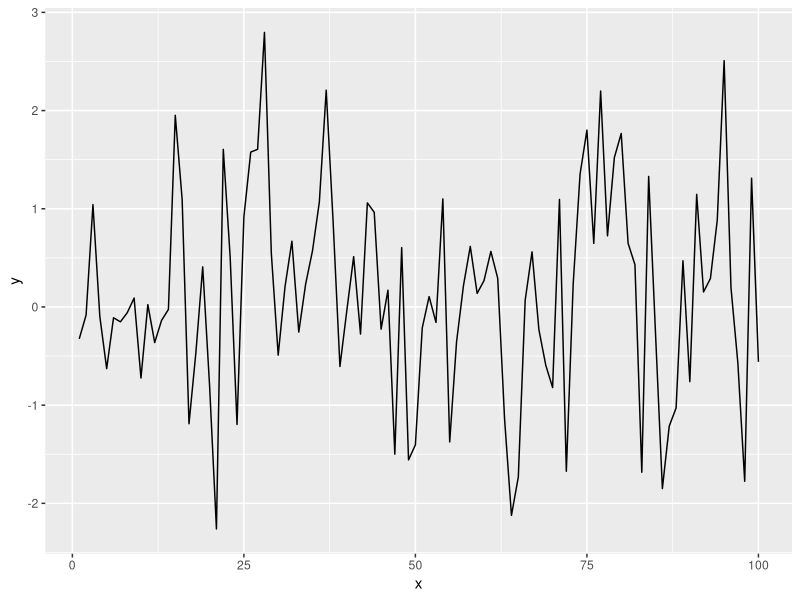
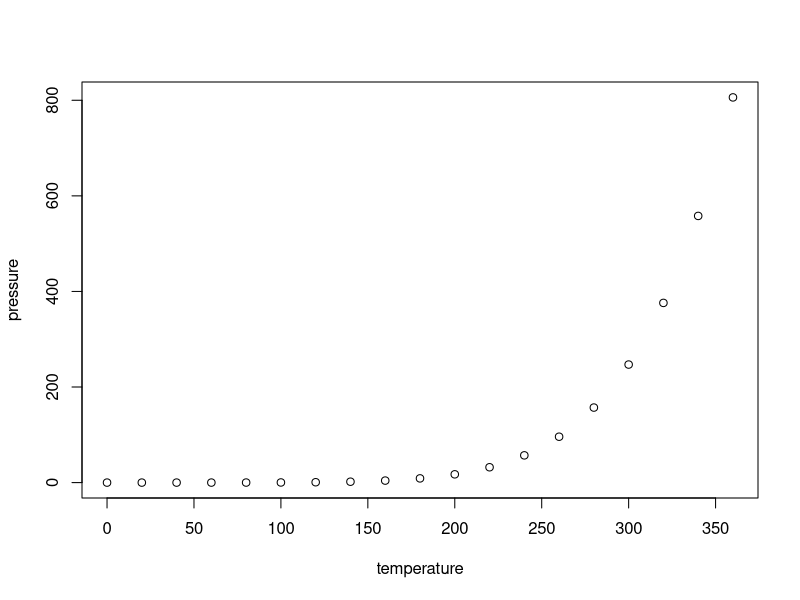

Write R code to recreate these figures, in order.
## ---- chunk 1
knitr::opts_chunk$set(echo = TRUE)
## ---- chunk 2
library(tidyverse)
## ---- chunk 3

x = seq(1:100)
y = rnorm(100)
dat = data.frame(x, y)
ggplot(dat, aes(x = x, y = y)) +
geom_line()

## ---- chunk 4
table <- dat %>% head(5)
table
caption = "This is a table"
## ---- chunk 5
summary(cars)
## ---- chunk 6
plot(pressure)
